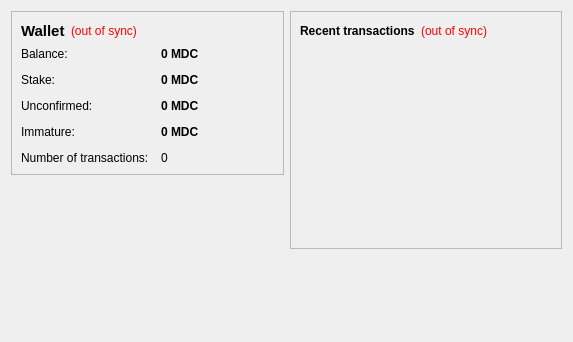
<?xml version="1.0" encoding="UTF-8"?>
<ui version="4.0">
 <class>OverviewPage</class>
 <widget class="QWidget" name="OverviewPage">
  <property name="geometry">
   <rect>
    <x>0</x>
    <y>0</y>
    <width>573</width>
    <height>342</height>
   </rect>
  </property>
  <property name="windowTitle">
   <string>Form</string>
  </property>
  <layout class="QHBoxLayout" name="horizontalLayout" stretch="1,1">
   <item>
    <layout class="QVBoxLayout" name="verticalLayout_2">
     <item>
      <widget class="QFrame" name="frame">
       <property name="frameShape">
        <enum>QFrame::StyledPanel</enum>
       </property>
       <property name="frameShadow">
        <enum>QFrame::Raised</enum>
       </property>
       <layout class="QVBoxLayout" name="verticalLayout_4">
        <item>
         <layout class="QHBoxLayout" name="horizontalLayout_4">
          <item>
           <widget class="QLabel" name="label_5">
            <property name="font">
             <font>
              <pointsize>11</pointsize>
              <weight>75</weight>
              <bold>true</bold>
             </font>
            </property>
            <property name="text">
             <string>Wallet</string>
            </property>
           </widget>
          </item>
          <item>
           <widget class="QLabel" name="labelWalletStatus">
            <property name="toolTip">
             <string>The displayed information may be out of date. Your wallet automatically synchronizes with the Leapcoin network after a connection is established, but this process has not completed yet.</string>
            </property>
            <property name="styleSheet">
             <string notr="true">QLabel { color: red; }</string>
            </property>
            <property name="text">
             <string notr="true">(out of sync)</string>
            </property>
            <property name="alignment">
             <set>Qt::AlignLeading|Qt::AlignLeft|Qt::AlignVCenter</set>
            </property>
           </widget>
          </item>
          <item>
           <spacer name="horizontalSpacer_2">
            <property name="orientation">
             <enum>Qt::Horizontal</enum>
            </property>
            <property name="sizeHint" stdset="0">
             <size>
              <width>40</width>
              <height>20</height>
             </size>
            </property>
           </spacer>
          </item>
         </layout>
        </item>
        <item>
         <layout class="QFormLayout" name="formLayout_2">
          <property name="fieldGrowthPolicy">
           <enum>QFormLayout::AllNonFixedFieldsGrow</enum>
          </property>
          <property name="horizontalSpacing">
           <number>12</number>
          </property>
          <property name="verticalSpacing">
           <number>12</number>
          </property>
          <item row="0" column="0">
           <widget class="QLabel" name="label">
            <property name="text">
             <string>Balance:</string>
            </property>
           </widget>
          </item>
          <item row="0" column="1">
           <widget class="QLabel" name="labelBalance">
            <property name="font">
             <font>
              <weight>75</weight>
              <bold>true</bold>
             </font>
            </property>
            <property name="cursor">
             <cursorShape>IBeamCursor</cursorShape>
            </property>
            <property name="toolTip">
             <string>Your current balance</string>
            </property>
            <property name="text">
             <string notr="true">0 MDC</string>
            </property>
            <property name="textInteractionFlags">
             <set>Qt::LinksAccessibleByMouse|Qt::TextSelectableByKeyboard|Qt::TextSelectableByMouse</set>
            </property>
           </widget>
          </item>
          <item row="1" column="0">
           <widget class="QLabel" name="label_6">
            <property name="text">
             <string>Stake:</string>
            </property>
           </widget>
          </item>
          <item row="1" column="1">
           <widget class="QLabel" name="labelStake">
            <property name="font">
             <font>
              <weight>75</weight>
              <bold>true</bold>
             </font>
            </property>
            <property name="cursor">
             <cursorShape>IBeamCursor</cursorShape>
            </property>
            <property name="toolTip">
             <string>Total of coins that was staked, and do not yet count toward the current balance</string>
            </property>
            <property name="text">
             <string notr="true">0 MDC</string>
            </property>
            <property name="textInteractionFlags">
             <set>Qt::LinksAccessibleByMouse|Qt::TextSelectableByKeyboard|Qt::TextSelectableByMouse</set>
            </property>
           </widget>
          </item>
          <item row="2" column="0">
           <widget class="QLabel" name="label_3">
            <property name="text">
             <string>Unconfirmed:</string>
            </property>
           </widget>
          </item>
          <item row="2" column="1">
           <widget class="QLabel" name="labelUnconfirmed">
            <property name="font">
             <font>
              <weight>75</weight>
              <bold>true</bold>
             </font>
            </property>
            <property name="cursor">
             <cursorShape>IBeamCursor</cursorShape>
            </property>
            <property name="toolTip">
             <string>Total of transactions that have yet to be confirmed, and do not yet count toward the current balance</string>
            </property>
            <property name="text">
             <string notr="true">0 MDC</string>
            </property>
            <property name="textInteractionFlags">
             <set>Qt::LinksAccessibleByMouse|Qt::TextSelectableByKeyboard|Qt::TextSelectableByMouse</set>
            </property>
           </widget>
          </item>
          <item row="3" column="0">
           <widget class="QLabel" name="labelImmatureText">
            <property name="text">
             <string>Immature:</string>
            </property>
           </widget>
          </item>
          <item row="3" column="1">
           <widget class="QLabel" name="labelImmature">
            <property name="font">
             <font>
              <weight>75</weight>
              <bold>true</bold>
             </font>
            </property>
            <property name="toolTip">
             <string>Mined balance that has not yet matured</string>
            </property>
            <property name="text">
             <string notr="true">0 MDC</string>
            </property>
            <property name="textInteractionFlags">
             <set>Qt::LinksAccessibleByMouse|Qt::TextSelectableByKeyboard|Qt::TextSelectableByMouse</set>
            </property>
           </widget>
          </item>
          <item row="4" column="0">
           <widget class="QLabel" name="label_2">
            <property name="text">
             <string>Number of transactions:</string>
            </property>
           </widget>
          </item>
          <item row="4" column="1">
           <widget class="QLabel" name="labelNumTransactions">
            <property name="toolTip">
             <string>Total number of transactions in wallet</string>
            </property>
            <property name="text">
             <string notr="true">0</string>
            </property>
           </widget>
          </item>
         </layout>
        </item>
       </layout>
      </widget>
     </item>
     <item>
      <spacer name="verticalSpacer">
       <property name="orientation">
        <enum>Qt::Vertical</enum>
       </property>
       <property name="sizeHint" stdset="0">
        <size>
         <width>20</width>
         <height>40</height>
        </size>
       </property>
      </spacer>
     </item>
     <item>
      <widget class="QLabel" name="label_6">
       <property name="text">
        <string/>
       </property>
       <property name="pixmap">
        <pixmap resource="../bitcoin.qrc">:/images/backg</pixmap>
       </property>
       <property name="scaledContents">
        <bool>false</bool>
       </property>
       <property name="alignment">
        <set>Qt::AlignCenter</set>
       </property>
       <property name="margin">
        <number>-2</number>
       </property>
      </widget>
     </item>
    </layout>
   </item>
   <item>
    <layout class="QVBoxLayout" name="verticalLayout_3">
     <item>
      <widget class="QFrame" name="frame_2">
       <property name="frameShape">
        <enum>QFrame::StyledPanel</enum>
       </property>
       <property name="frameShadow">
        <enum>QFrame::Raised</enum>
       </property>
       <layout class="QVBoxLayout" name="verticalLayout">
        <item>
         <layout class="QHBoxLayout" name="horizontalLayout_2">
          <item>
           <widget class="QLabel" name="label_4">
            <property name="text">
             <string>&lt;b&gt;Recent transactions&lt;/b&gt;</string>
            </property>
           </widget>
          </item>
          <item>
           <widget class="QLabel" name="labelTransactionsStatus">
            <property name="toolTip">
             <string>The displayed information may be out of date. Your wallet automatically synchronizes with the Leapcoin network after a connection is established, but this process has not completed yet.</string>
            </property>
            <property name="styleSheet">
             <string notr="true">QLabel { color: red; }</string>
            </property>
            <property name="text">
             <string notr="true">(out of sync)</string>
            </property>
            <property name="alignment">
             <set>Qt::AlignRight|Qt::AlignTrailing|Qt::AlignVCenter</set>
            </property>
           </widget>
          </item>
          <item>
           <spacer name="horizontalSpacer">
            <property name="orientation">
             <enum>Qt::Horizontal</enum>
            </property>
            <property name="sizeHint" stdset="0">
             <size>
              <width>40</width>
              <height>20</height>
             </size>
            </property>
           </spacer>
          </item>
         </layout>
        </item>
        <item>
         <widget class="QListView" name="listTransactions">
          <property name="styleSheet">
           <string notr="true">QListView { background: transparent; }</string>
          </property>
          <property name="frameShape">
           <enum>QFrame::NoFrame</enum>
          </property>
          <property name="verticalScrollBarPolicy">
           <enum>Qt::ScrollBarAlwaysOff</enum>
          </property>
          <property name="horizontalScrollBarPolicy">
           <enum>Qt::ScrollBarAlwaysOff</enum>
          </property>
          <property name="selectionMode">
           <enum>QAbstractItemView::NoSelection</enum>
          </property>
         </widget>
        </item>
       </layout>
      </widget>
     </item>
     <item>
      <spacer name="verticalSpacer_2">
       <property name="orientation">
        <enum>Qt::Vertical</enum>
       </property>
       <property name="sizeHint" stdset="0">
        <size>
         <width>20</width>
         <height>40</height>
        </size>
       </property>
      </spacer>
     </item>
    </layout>
   </item>
  </layout>
 </widget>
 <resources/>
 <connections/>
</ui>
